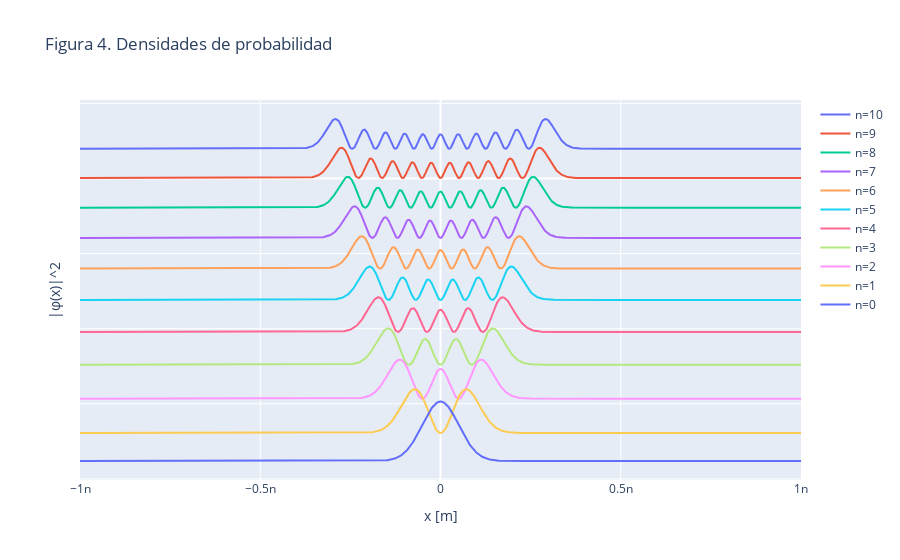

Here is the notebook cell this chart was saved with:
### Code cell
fig = go.Figure()
ymax = 0
for n in range(10,-1,-1):
    phi = phi_n(x, n)**2
    y = phi - ymax + max(phi)
    ymax -=  min(phi) - max(phi)
    trace = go.Scatter(x=x, y=y, mode='lines', name=f'n={n}')
    fig.add_trace(trace)
fig.update_layout(
    xaxis_title='x [m]',
    yaxis_title=r'|φ(x)|^2',
    title='Figura 4. Densidades de probabilidad'
)
fig.update_yaxes(showticklabels=False)
fig.show()

### Figure 1 — Plotly figure (JSON) as saved in the notebook; plotly's stock layout.template omitted (floating-point values rounded to 4 significant figures; data arrays with more than 128 entries replaced by an {"elided": "..."} marker saying what was removed)
{"data": [{"mode": "lines", "name": "n=10", "type": "scatter", "x": {"elided": "1000 float values"}, "y": {"elided": "1000 float values"}}, {"mode": "lines", "name": "n=9", "type": "scatter", "x": {"elided": "1000 float values"}, "y": {"elided": "1000 float values"}}, {"mode": "lines", "name": "n=8", "type": "scatter", "x": {"elided": "1000 float values"}, "y": {"elided": "1000 float values"}}, {"mode": "lines", "name": "n=7", "type": "scatter", "x": {"elided": "1000 float values"}, "y": {"elided": "1000 float values"}}, {"mode": "lines", "name": "n=6", "type": "scatter", "x": {"elided": "1000 float values"}, "y": {"elided": "1000 float values"}}, {"mode": "lines", "name": "n=5", "type": "scatter", "x": {"elided": "1000 float values"}, "y": {"elided": "1000 float values"}}, {"mode": "lines", "name": "n=4", "type": "scatter", "x": {"elided": "1000 float values"}, "y": {"elided": "1000 float values"}}, {"mode": "lines", "name": "n=3", "type": "scatter", "x": {"elided": "1000 float values"}, "y": {"elided": "1000 float values"}}, {"mode": "lines", "name": "n=2", "type": "scatter", "x": {"elided": "1000 float values"}, "y": {"elided": "1000 float values"}}, {"mode": "lines", "name": "n=1", "type": "scatter", "x": {"elided": "1000 float values"}, "y": {"elided": "1000 float values"}}, {"mode": "lines", "name": "n=0", "type": "scatter", "x": {"elided": "1000 float values"}, "y": {"elided": "1000 float values"}}], "layout": {"title": {"text": "Figura 4. Densidades de probabilidad"}, "xaxis": {"title": {"text": "x [m]"}}, "yaxis": {"showticklabels": false, "title": {"text": "|φ(x)|^2"}}}}
